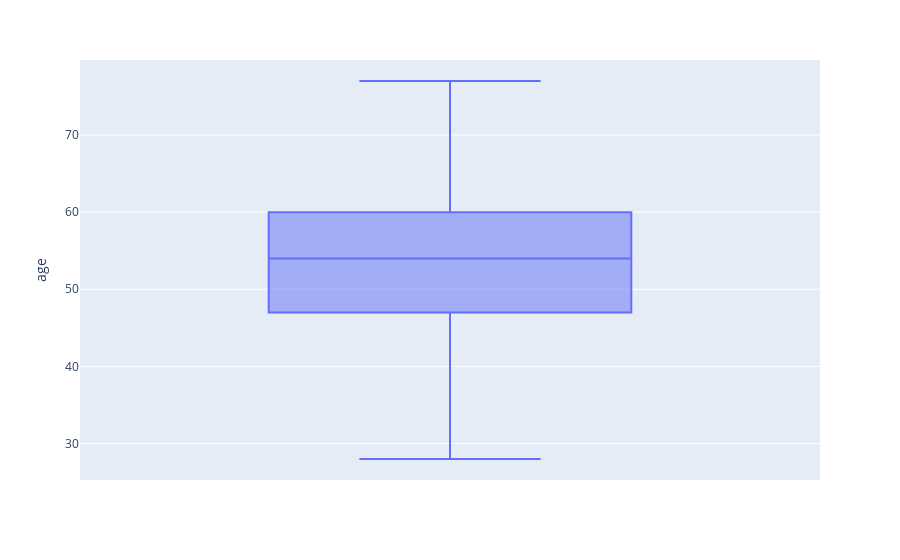
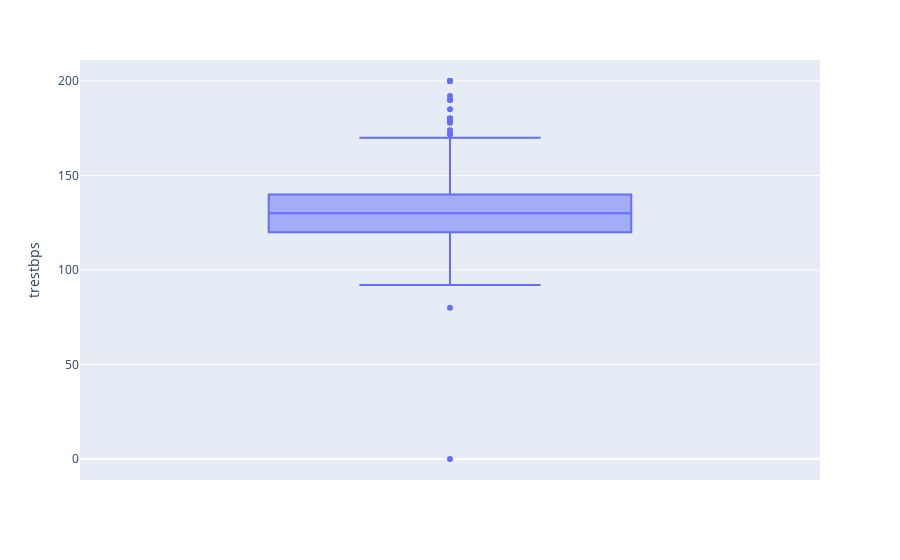
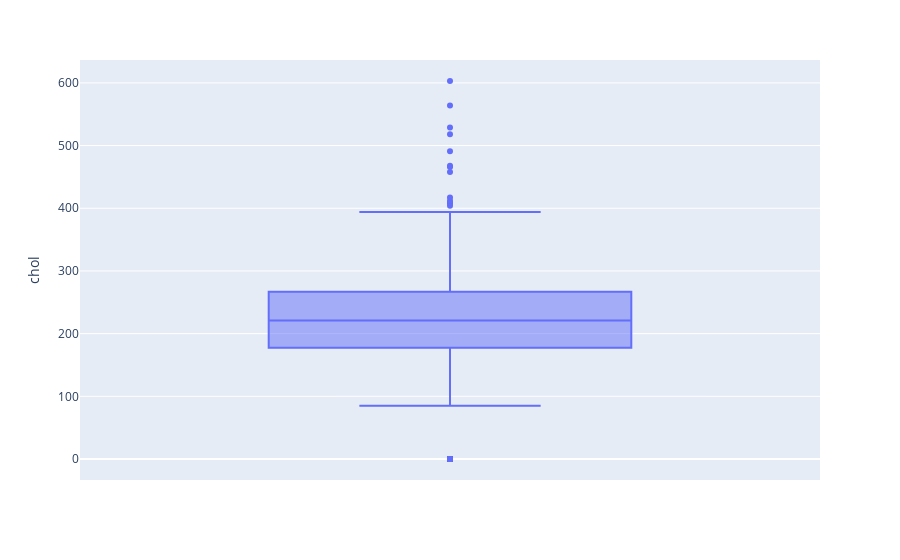
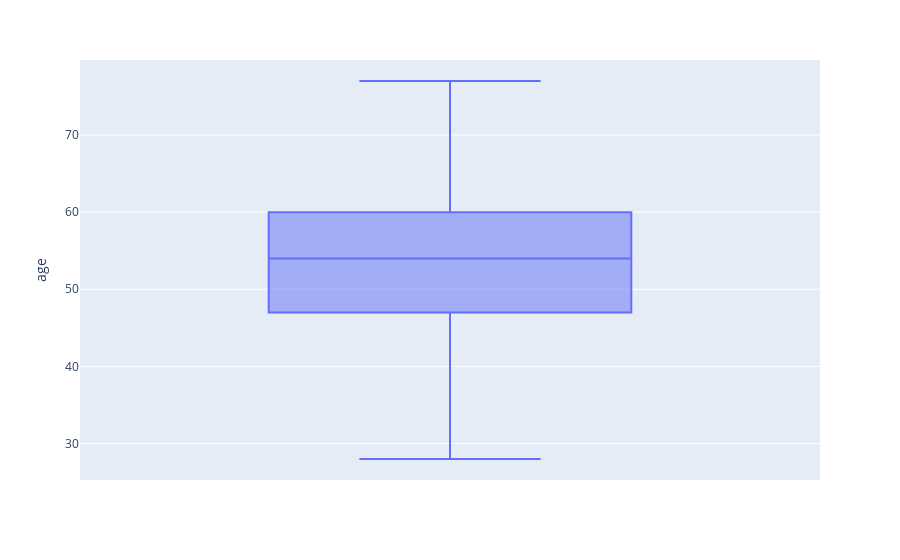

The cell these charts' notebook holds for them, in order:
### Code cell
fig = px.box(data_frame = df, y = 'age')
fig.show()

fig = px.box(data_frame = df, y = 'trestbps')
fig.show()

fig = px.box(data_frame = df, y = 'chol')
fig.show()

fig = px.box(data_frame = df, y = 'age')
fig.show()

fig = px.box(data_frame = df, y = 'thalch')
fig.show()

fig = px.box(data_frame = df, y = 'oldpeak')
fig.show()

### Figure 1 — Plotly figure (JSON) as saved in the notebook; plotly's stock layout.template omitted (floating-point values rounded to 4 significant figures; data arrays with more than 128 entries replaced by an {"elided": "..."} marker saying what was removed)
{"data": [{"alignmentgroup": "True", "hovertemplate": "age=%{y}<extra></extra>", "legendgroup": "", "marker": {"color": "#636efa"}, "name": "", "notched": false, "offsetgroup": "", "orientation": "v", "showlegend": false, "type": "box", "x0": " ", "xaxis": "x", "y": {"elided": "920 int values"}, "y0": " ", "yaxis": "y"}], "layout": {"boxmode": "group", "legend": {"tracegroupgap": 0}, "margin": {"t": 60}, "xaxis": {"anchor": "y", "domain": [0, 1]}, "yaxis": {"anchor": "x", "domain": [0, 1], "title": {"text": "age"}}}}

### Figure 2 — Plotly figure (JSON) as saved in the notebook; plotly's stock layout.template omitted (floating-point values rounded to 4 significant figures; data arrays with more than 128 entries replaced by an {"elided": "..."} marker saying what was removed)
{"data": [{"alignmentgroup": "True", "hovertemplate": "trestbps=%{y}<extra></extra>", "legendgroup": "", "marker": {"color": "#636efa"}, "name": "", "notched": false, "offsetgroup": "", "orientation": "v", "showlegend": false, "type": "box", "x0": " ", "xaxis": "x", "y": {"elided": "920 float values"}, "y0": " ", "yaxis": "y"}], "layout": {"boxmode": "group", "legend": {"tracegroupgap": 0}, "margin": {"t": 60}, "xaxis": {"anchor": "y", "domain": [0, 1]}, "yaxis": {"anchor": "x", "domain": [0, 1], "title": {"text": "trestbps"}}}}

### Figure 3 — Plotly figure (JSON) as saved in the notebook; plotly's stock layout.template omitted (floating-point values rounded to 4 significant figures; data arrays with more than 128 entries replaced by an {"elided": "..."} marker saying what was removed)
{"data": [{"alignmentgroup": "True", "hovertemplate": "chol=%{y}<extra></extra>", "legendgroup": "", "marker": {"color": "#636efa"}, "name": "", "notched": false, "offsetgroup": "", "orientation": "v", "showlegend": false, "type": "box", "x0": " ", "xaxis": "x", "y": {"elided": "920 float values"}, "y0": " ", "yaxis": "y"}], "layout": {"boxmode": "group", "legend": {"tracegroupgap": 0}, "margin": {"t": 60}, "xaxis": {"anchor": "y", "domain": [0, 1]}, "yaxis": {"anchor": "x", "domain": [0, 1], "title": {"text": "chol"}}}}

### Figure 4 — Plotly figure (JSON) as saved in the notebook; plotly's stock layout.template omitted (floating-point values rounded to 4 significant figures; data arrays with more than 128 entries replaced by an {"elided": "..."} marker saying what was removed)
{"data": [{"alignmentgroup": "True", "hovertemplate": "age=%{y}<extra></extra>", "legendgroup": "", "marker": {"color": "#636efa"}, "name": "", "notched": false, "offsetgroup": "", "orientation": "v", "showlegend": false, "type": "box", "x0": " ", "xaxis": "x", "y": {"elided": "920 int values"}, "y0": " ", "yaxis": "y"}], "layout": {"boxmode": "group", "legend": {"tracegroupgap": 0}, "margin": {"t": 60}, "xaxis": {"anchor": "y", "domain": [0, 1]}, "yaxis": {"anchor": "x", "domain": [0, 1], "title": {"text": "age"}}}}
